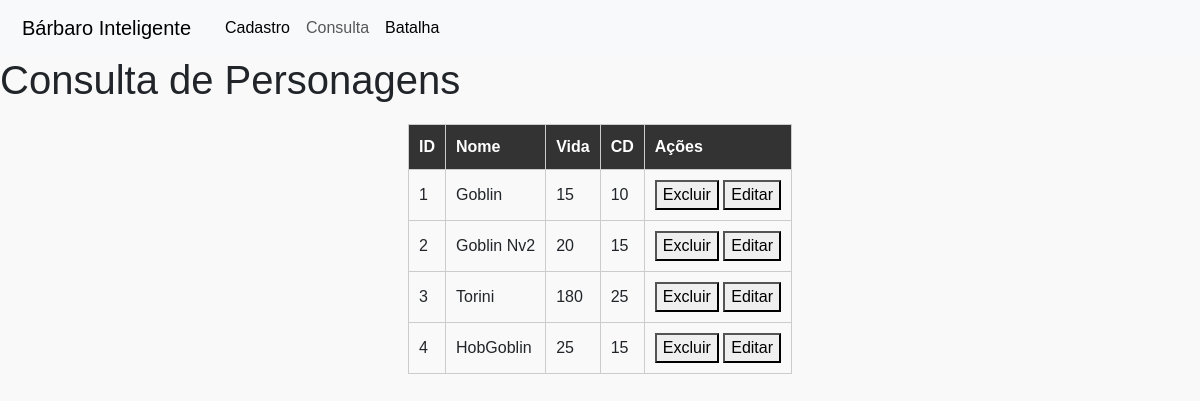
The page /consulta on the database its author committed.
### tables this page shows
CREATE TABLE personagens
                (id INTEGER PRIMARY KEY AUTOINCREMENT,
                 nome TEXT NOT NULL,
                 vida TEXT NOT NULL,
                 cd TEXT NOT NULL);

### app.py (the view)
@app.route('/consulta')
def consulta():
    conn = sqlite3.connect(db)
    cursor = conn.cursor()
    cursor.execute('SELECT * FROM personagens')
    personagens = cursor.fetchall()
    conn.close()
    return render_template('consulta.html', personagem=personagens)

### templates/consulta.html (shortened to what this page needs)
<!DOCTYPE html>
<html>
<head>
    {% include 'commomHead.html' %}
    <link rel="stylesheet" href="{{ url_for('static', filename='style.css') }}">
</head>
<body>
    {% include 'navbar.html' %}
    <h1>Consulta de Personagens</h1>
    <table>
        <thead>
            <tr>
                <th>ID</th>
                <th>Nome</th>
                <th>Vida</th>
                <th>CD</th>
                <th>Ações</th>
            </tr>
        </thead>
        <tbody>
            {% for p in personagem %}
            <tr>
                <td>{{ p[0] }}</td>
                <td>{{ p[1] }}</td>
                <td>{{ p[2] }}</td>
                <td>{{ p[3] }}</td>
                <td>
                    <button onclick="confirmarExclusao({{ p[0] }})">
                        Excluir
                    </button>
                    <button onclick="editar({{ p[0] }})">
                        Editar
                    </button>
                </td>
            </tr>
            {% endfor %}
        </tbody>
    </table>
</body>
</html>

### static/style.css (style rules this page uses)
body { margin: 0; padding: 0; font-family: Arial, sans-serif; font-size: 16px; background-color: #f9f9f9; }
table { border-collapse: collapse; margin: 20px auto; }
table th, table td { padding: 10px; border: 1px solid #ccc; }
table th { background-color: #333; color: #fff; }

### rows shown on the page
personagens: id "1", nome "Goblin", vida "15", cd "10"
personagens: id "2", nome "Goblin Nv2", vida "20", cd "15"
personagens: id "3", nome "Torini", vida "180", cd "25"
personagens: id "4", nome "HobGoblin", vida "25", cd "15"
